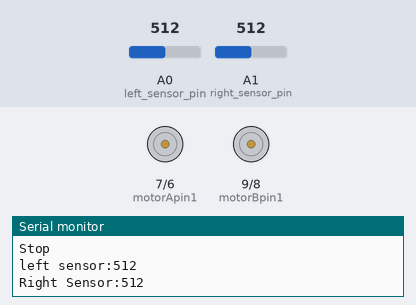
The sketch below on a simulated Arduino Uno, built with avr-gcc and run on an emulated ATmega328P. Shown: motor-driver pin pairs drawn as motors (green arrow = first pin HIGH = forward, orange = second pin HIGH = backward, longer = more drive, scaled by the enable pin), the last lines printed to the serial monitor. The test bench sets the inputs (shaded band); at power-on: A0 (left_sensor_pin) = 512, A1 (right_sensor_pin) = 512.

Above: at 4.2 s.
4.3 s: A0 (left_sensor_pin) set to 482
At 4.9 s:
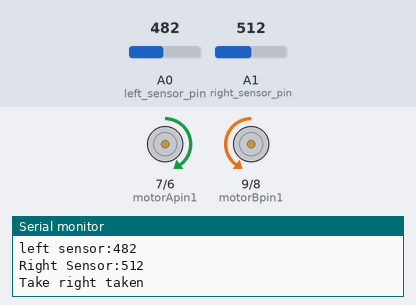
5.8 s: A1 (right_sensor_pin) set to 490
At 6.4 s:
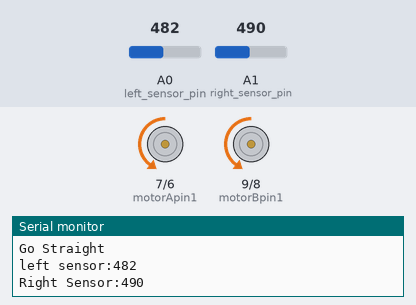
7.3 s: A0 (left_sensor_pin) set to 510
At 8.1 s:
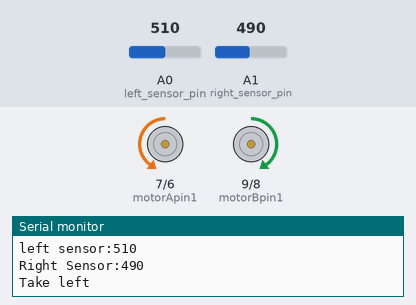
8.8 s: A1 (right_sensor_pin) set to 511
At 10.0 s:
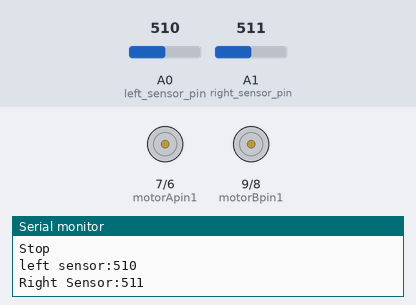
10.3 s: A0 (left_sensor_pin) set to 490
At 11.5 s:
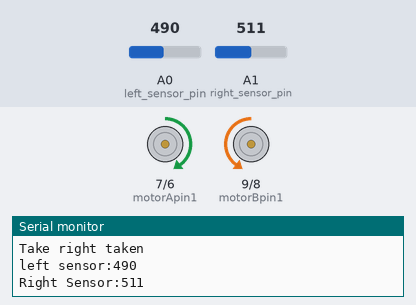
11.8 s: A0 (left_sensor_pin) set to 1023
At 12.9 s:
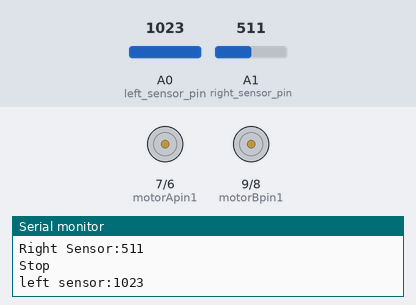
Timing chart, 0 to 14.3 s (numbered marks = the images above; inputs shaded):
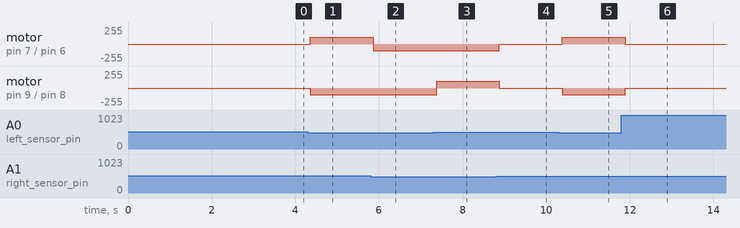

Measured:
- the behaviour switches between 500 and 499 on A0 (left_sensor_pin) (found by bisection; images 0 and 1)
- the behaviour switches between 499 and 500 on A1 (right_sensor_pin) (found by bisection; images 3 and 4)
- after the input at 4.3 s, motor on pin 7 (motorApin1) / pin 6 (motorApin2): stopped → forward 100/255 after 0.06 s; motor on pin 9 (motorBpin1) / pin 8 (motorBpin2): stopped → backward 100/255 after 0.06 s
- after the input at 5.8 s, motor on pin 7 (motorApin1) / pin 6 (motorApin2): forward 100/255 → backward 100/255 after 0.07 s
- after the input at 7.3 s, motor on pin 9 (motorBpin1) / pin 8 (motorBpin2): backward 100/255 → forward 100/255 after 0.08 s
- after the input at 8.8 s, motor on pin 7 (motorApin1) / pin 6 (motorApin2): backward 100/255 → stopped after 0.07 s; motor on pin 9 (motorBpin1) / pin 8 (motorBpin2): forward 100/255 → stopped after 0.07 s
- after the input at 10.3 s, motor on pin 7 (motorApin1) / pin 6 (motorApin2): stopped → forward 100/255 after 0.08 s; motor on pin 9 (motorBpin1) / pin 8 (motorBpin2): stopped → backward 100/255 after 0.08 s
- after the input at 11.8 s, motor on pin 7 (motorApin1) / pin 6 (motorApin2): forward 100/255 → stopped after 0.09 s; motor on pin 9 (motorBpin1) / pin 8 (motorBpin2): backward 100/255 → stopped after 0.09 s

The sketch:

Workshop_on_LFR_V6.ino
```cpp
//declaring global detectopm
int speed = 100;     // MAX 255
int turn_delay = 10;

// L293 Connection
const int motorApin1 = 7;
const int motorApin2 = 6;
const int motorAspeed = 5;
const int motorBpin1 = 9;
const int motorBpin2 = 8;
const int motorBspeed = 10;

// Sensor Connection
const int left_sensor_pin = A0;
const int right_sensor_pin = A1;
int left_sensor_state;
int right_sensor_state;

void setup() {
  // put your setup code here, to run once:
  pinMode(motorBpin1, OUTPUT);
  pinMode(motorBpin2, OUTPUT);
  pinMode(motorApin1, OUTPUT);
  pinMode(motorApin2, OUTPUT);

  Serial.begin(9600);

  delay(3000);
}

void loop() {
  // put your main code here, to run repeatedly:
  left_sensor_state = analogRead(left_sensor_pin);

  right_sensor_state = analogRead(right_sensor_pin);
  Serial.print("left sensor:");
  Serial.println(left_sensor_state);
  Serial.print("Right Sensor:");
  Serial.println(right_sensor_state);

  if (right_sensor_state > 500 && left_sensor_state < 500)
  {
      //take right
      Serial.print("Take right taken\n");
      takeRight(speed);

  }
  else if (right_sensor_state<500 && left_sensor_state>500)
  {
    //take left
    Serial.print("Take left\n");
    takeLeft(speed);
  }
  else if ( right_sensor_state<500 && left_sensor_state<500)
  {
     // go straight
     Serial.write("Go Straight\n");
     goStraight(speed);
  }
  else
  {
    // stop
    Serial.write("Stop\n");
    stop();
  }
}


void takeRight(int speed){
  motorRightBackward();
  motorLeftForward();

  analogWrite(motorAspeed, speed);
  analogWrite(motorBspeed, speed);
}
// function for take right
/*
      One

*/
void takeLeft(int speed){
  motorRightForward();
  motorLeftBackward();

  analogWrite(motorAspeed, speed);
  analogWrite(motorBspeed, speed);

  delay(turn_delay);
}

void goStraight(int speed)
{
  motorLeftForward();
  motorRightForward();
  analogWrite(motorAspeed, speed);
  analogWrite(motorBspeed, speed);

  delay(turn_delay);
}
//left motor rotates counter clockwise
void motorLeftBackward()
{
  digitalWrite(motorBpin2, LOW);
  digitalWrite(motorBpin1, HIGH);
}
// left motor rotates clockwise
void motorLeftForward()
{
  digitalWrite(motorBpin2, HIGH);
  digitalWrite(motorBpin1, LOW);
}
//right motor rotates counter clockwise
void motorRightBackward()
{
  digitalWrite(motorApin2, LOW);
  digitalWrite(motorApin1, HIGH);
}
// right motor rotates clockwise
void motorRightForward()
{
  digitalWrite(motorApin2,HIGH);
  digitalWrite(motorApin1,LOW);
}
//mootor stop
void stop()
{
  analogWrite(motorAspeed, 0);
  analogWrite(motorBspeed, 0);
}
```
